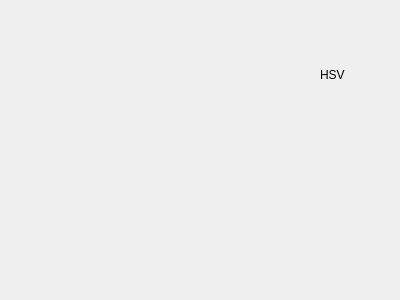
<?xml version="1.0" encoding="UTF-8"?>
<ui version="4.0">
 <class>Form</class>
 <widget class="QWidget" name="Form">
  <property name="geometry">
   <rect>
    <x>0</x>
    <y>0</y>
    <width>400</width>
    <height>300</height>
   </rect>
  </property>
  <property name="windowTitle">
   <string>Form</string>
  </property>
  <widget class="QPushButton" name="clear_button">
   <property name="geometry">
    <rect>
     <x>30</x>
     <y>750</y>
     <width>115</width>
     <height>27</height>
    </rect>
   </property>
   <property name="text">
    <string>Clear colors(N) </string>
   </property>
  </widget>
  <widget class="QPushButton" name="capture_button">
    <property name="geometry">
      <rect>
        <x>150</x>
        <y>750</y>
        <width>98</width>
        <height>27</height>
      </rect>
    </property>
    <property name="text">
      <string>Capture(C)</string>
    </property>
  </widget>
  <widget class="QPushButton" name="change">
   <property name="geometry">
    <rect>
     <x>260</x>
     <y>750</y>
     <width>98</width>
     <height>27</height>
    </rect>
   </property>
   <property name="text">
    <string>HSV(1)</string>
   </property>
  </widget>
  <widget class="QPushButton" name="change_luv">
   <property name="geometry">
    <rect>
     <x>370</x>
     <y>750</y>
     <width>98</width>
     <height>27</height>
    </rect>
   </property>
   <property name="text">
    <string>Lab(2)</string>
   </property>
  </widget>
  <widget class="QPushButton" name="change_both">
   <property name="geometry">
    <rect>
     <x>480</x>
     <y>750</y>
     <width>98</width>
     <height>27</height>
    </rect>
   </property>
   <property name="text">
    <string>Compare(3)</string>
   </property>
  </widget>
  <widget class="QPushButton" name="freeze_button">
   <property name="geometry">
    <rect>
     <x>590</x>
     <y>750</y>
     <width>98</width>
     <height>27</height>
    </rect>
   </property>
   <property name="text">
    <string>Freeze(F)</string>
   </property>
  </widget>
  <widget class="QLabel" name="wdg_img">
   <property name="geometry">
     <rect>
      <x>10</x>
      <y>10</y>
      <width>1280</width>
      <height>720</height>
     </rect>
  </property>
  </widget>

  <widget class="QLabel" name="label_lab">
    <property name="geometry">
      <rect>
        <x>960</x>
        <y>50</y>
        <width>100</width>
        <height>50</height>
      </rect>
    </property>

    <property name="text">
      <string>LAB</string>
    </property>
    <property name="Alignment">
      <enum>Qt::AlignCenter</enum>
    </property>
  </widget>

  <widget class="QLabel" name="label_hsv">
    <property name="geometry">
      <rect>
        <x>320</x>
        <y>50</y>
        <width>100</width>
        <height>50</height>
      </rect>
    </property>

    <property name="text">
      <string>HSV</string>
    </property>
    <property name="Alignment">
      <enum>Qt::AlignCenter</enum>
    </property>
  </widget>

  <widget class="QWidget" name="inner">
    <property name="geometry">
      <rect>
        <x>1290</x>
        <y>10</y>
        <width>1280</width>
        <height>720</height>
      </rect>
    </property>
    <hbox>
      <property name="name">
        <cstring>box</cstring>
      </property>
      <!-- <property name="margin"> -->
      <!--   <number>11</number> -->
      <!-- </property> -->
      <!-- <property name="spacing"> -->
      <!--   <number>6</number> -->
      <!-- </property> -->
      <widget class="QVBoxLayout" name="box_layout">
        <property name="geometry">
          <rect>
            <x>1310</x>
            <y>350</y>
            <width>500</width>
            <height>500</height>
          </rect>
        </property>

      </widget>
    </hbox>
  </widget>
  <widget class="QWidget" name="inner_luv">
    <property name="geometry">
      <rect>
        <x>1290</x>
        <y>500</y>
        <width>1280</width>
        <height>720</height>
      </rect>
    </property>
    <hbox>
      <property name="name">
        <cstring>box</cstring>
      </property>
      <!-- <property name="margin"> -->
      <!--   <number>11</number> -->
      <!-- </property> -->
      <!-- <property name="spacing"> -->
      <!--   <number>6</number> -->
      <!-- </property> -->
      <widget class="QVBoxLayout" name="box_layout">
        <property name="geometry">
          <rect>
            <x>1310</x>
            <y>350</y>
            <width>500</width>
            <height>400</height>
          </rect>
        </property>

      </widget>
    </hbox>
  </widget>

  <widget class="QSlider" name="sigma_slider">
    <property name="geometry">
      <rect>
        <x>30</x>
        <y>850</y>
        <width>400</width>
        <height>20</height>
      </rect>
    </property>
    <property name="minimum">
      <number>0</number>
    </property>
    <property name="maximum">
      <number>10</number>
    </property>

    <property name="TickPosition">
      <enum>QSlider::TicksBelow</enum>
    </property>
    <property name="orientation">
      <enum>Qt::Horizontal</enum>
    </property>
  </widget>


  <widget class="QLabel" name="sigma_value">
        <property name="geometry">
          <rect>
            <x>30</x>
            <y>800</y>
            <width>400</width>
            <height>30</height>
          </rect>
        </property>

        <property name="text">
          <string>Sigma H Value: 3 </string>
        </property>

        <property name="Alignment">
          <enum>Qt::AlignCenter</enum>
        </property>
      </widget>

 
  <widget class="QSlider" name="sigma_slider_s">
    <property name="geometry">
      <rect>
        <x>30</x>
        <y>900</y>
        <width>400</width>
        <height>20</height>
      </rect>
    </property>
    <property name="minimum">
      <number>0</number>
    </property>
    <property name="maximum">
      <number>10</number>
    </property>

    <property name="TickPosition">
      <enum>QSlider::TicksBelow</enum>
    </property>
    <property name="orientation">
      <enum>Qt::Horizontal</enum>
    </property>
  </widget>
  <widget class="QLabel" name="sigma_value_s">
        <property name="geometry">
          <rect>
            <x>30</x>
            <y>870</y>
            <width>400</width>
            <height>30</height>
          </rect>
        </property>

        <property name="text">
          <string>Sigma S Value: 3 </string>
        </property>

        <property name="Alignment">
          <enum>Qt::AlignCenter</enum>
        </property>
      </widget>

  <widget class="QSlider" name="sigma_slider_v">
    <property name="geometry">
      <rect>
        <x>30</x>
        <y>950</y>
        <width>400</width>
        <height>20</height>
      </rect>
    </property>
    <property name="minimum">
      <number>0</number>
    </property>
    <property name="maximum">
      <number>10</number>
    </property>

    <property name="TickPosition">
      <enum>QSlider::TicksBelow</enum>
    </property>
    <property name="orientation">
      <enum>Qt::Horizontal</enum>
    </property>
  </widget>
  <widget class="QLabel" name="sigma_value_v">
        <property name="geometry">
          <rect>
            <x>30</x>
            <y>915</y>
            <width>400</width>
            <height>30</height>
          </rect>
        </property>

        <property name="text">
          <string>Sigma V Value: 3 </string>
        </property>

        <property name="Alignment">
          <enum>Qt::AlignCenter</enum>
        </property>
      </widget>
  <widget class="QSlider" name="sigma_slider_lab">
    <property name="geometry">
      <rect>
        <x>450</x>
        <y>850</y>
        <width>400</width>
        <height>20</height>
      </rect>
    </property>
    <property name="minimum">
      <number>0</number>
    </property>
    <property name="maximum">
      <number>10</number>
    </property>

    <property name="TickPosition">
      <enum>QSlider::TicksBelow</enum>
    </property>
    <property name="orientation">
      <enum>Qt::Horizontal</enum>
    </property>
  </widget>
  <widget class="QLabel" name="sigma_value_lab">
        <property name="geometry">
          <rect>
            <x>450</x>
            <y>800</y>
            <width>400</width>
            <height>30</height>
          </rect>
        </property>

        <property name="text">
          <string>Sigma L Value: 3 </string>
        </property>

        <property name="Alignment">
          <enum>Qt::AlignCenter</enum>
        </property>
      </widget>
  <widget class="QSlider" name="sigma_slider_a">
    <property name="geometry">
      <rect>
        <x>450</x>
        <y>900</y>
        <width>400</width>
        <height>20</height>
      </rect>
    </property>
    <property name="minimum">
      <number>0</number>
    </property>
    <property name="maximum">
      <number>10</number>
    </property>

    <property name="TickPosition">
      <enum>QSlider::TicksBelow</enum>
    </property>
    <property name="orientation">
      <enum>Qt::Horizontal</enum>
    </property>
  </widget>
  <widget class="QLabel" name="sigma_value_a">
        <property name="geometry">
          <rect>
            <x>450</x>
            <y>870</y>
            <width>400</width>
            <height>30</height>
          </rect>
        </property>

        <property name="text">
          <string>Sigma A Value: 3 </string>
        </property>

        <property name="Alignment">
          <enum>Qt::AlignCenter</enum>
        </property>
      </widget>

  <widget class="QSlider" name="sigma_slider_b">
    <property name="geometry">
      <rect>
        <x>450</x>
        <y>950</y>
        <width>400</width>
        <height>20</height>
      </rect>
    </property>
    <property name="minimum">
      <number>0</number>
    </property>
    <property name="maximum">
      <number>10</number>
    </property>

    <property name="TickPosition">
      <enum>QSlider::TicksBelow</enum>
    </property>
    <property name="orientation">
      <enum>Qt::Horizontal</enum>
    </property>
  </widget>
  <widget class="QLabel" name="sigma_value_b">
        <property name="geometry">
          <rect>
            <x>450</x>
            <y>915</y>
            <width>400</width>
            <height>30</height>
          </rect>
        </property>

        <property name="text">
          <string>Sigma B Value: 3 </string>
        </property>

        <property name="Alignment">
          <enum>Qt::AlignCenter</enum>
        </property>
      </widget>


  <widget class="QLabel" name="image_count">
        <property name="geometry">
          <rect>
            <x>655</x>
            <y>749</y>
            <width>200</width>
            <height>30</height>
          </rect>
        </property>

        <property name="text">
          <string>Samples: 0 </string>
        </property>

        <property name="Alignment">
          <enum>Qt::AlignCenter</enum>
        </property>
      </widget>

  <widget class="QPushButton" name="save_button">
   <property name="geometry">
    <rect>
     <x>1170</x>
     <y>750</y>
     <width>115</width>
     <height>27</height>
    </rect>
   </property>
   <property name="text">
    <string>Save(S)</string>
   </property>
  </widget>

  <widget class="QLineEdit" name="directory">
   <property name="geometry">
    <rect>
     <x>850</x>
     <y>750</y>
     <width>300</width>
     <height>27</height>
    </rect>
   </property>

   <property name="placeholderText">
    <string>Save directory</string>
   </property>

  </widget>

  <widget class="QGroupBox" name="color_buttons">
   <property name="geometry">
    <rect>
     <x>900</x>
     <y>785</y>
     <width>300</width>
     <height>300</height>
    </rect>
   </property>

   <property name="title">
     <string>Colors (Ctrl+number_of_color)</string>
   </property>

  </widget>

  <widget class="QGroupBox" name="radio_buttons">
   <property name="geometry">
    <rect>
     <x>1210</x>
     <y>785</y>
     <width>70</width>
     <height>100</height>
    </rect>
   </property>

   <property name="title">
     <string>ColorSpace</string>
   </property>

  </widget>


 </widget>
 <resources/>
 <connections/>
</ui>
